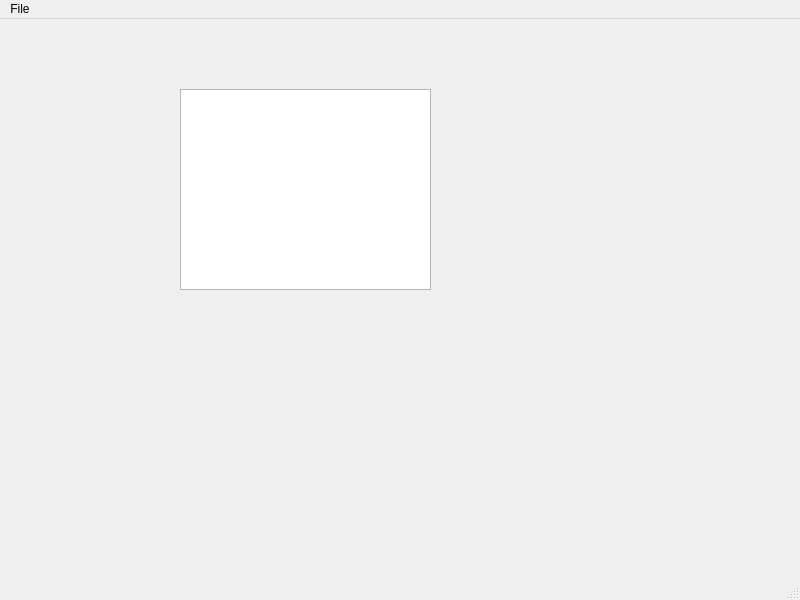
<?xml version="1.0" encoding="UTF-8"?>
<ui version="4.0">
 <class>MainWindow</class>
 <widget class="QMainWindow" name="MainWindow">
  <property name="geometry">
   <rect>
    <x>0</x>
    <y>0</y>
    <width>800</width>
    <height>600</height>
   </rect>
  </property>
  <property name="windowTitle">
   <string>MainWindow</string>
  </property>
  <widget class="QWidget" name="centralwidget">
   <widget class="QPlainTextEdit" name="plainTextEdit">
    <property name="geometry">
     <rect>
      <x>180</x>
      <y>70</y>
      <width>251</width>
      <height>201</height>
     </rect>
    </property>
   </widget>
  </widget>
  <widget class="QMenuBar" name="menubar">
   <property name="geometry">
    <rect>
     <x>0</x>
     <y>0</y>
     <width>800</width>
     <height>24</height>
    </rect>
   </property>
   <widget class="QMenu" name="menuFile">
    <property name="title">
     <string>File</string>
    </property>
    <addaction name="actionNew_Window"/>
   </widget>
   <addaction name="menuFile"/>
  </widget>
  <widget class="QStatusBar" name="statusbar"/>
  <action name="actionNew_Window">
   <property name="text">
    <string>New Window</string>
   </property>
  </action>
 </widget>
 <resources/>
 <connections/>
</ui>
